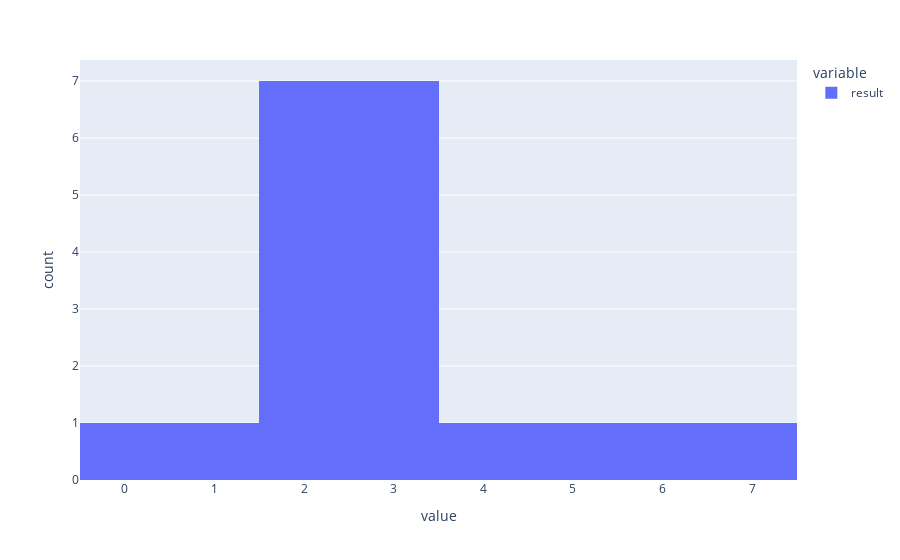

Write notebook code for a chart like this one.
### Markdown cell above
#### 3.- Calculate the frequency distribution and plot it. What is the relation between this plot and the plot above? Describe it with words.

### Code cell
# your code here
px.histogram(dice_df)

### Figure 1 — Plotly figure (JSON) as saved in the notebook; plotly's stock layout.template omitted (floating-point values rounded to 4 significant figures)
{"data": [{"alignmentgroup": "True", "bingroup": "x", "hovertemplate": "variable=result<br>value=%{x}<br>count=%{y}<extra></extra>", "legendgroup": "result", "marker": {"color": "#636efa", "pattern": {"shape": ""}}, "name": "result", "offsetgroup": "result", "orientation": "v", "showlegend": true, "type": "histogram", "x": [3, 2, 3, 2, 1, 2, 2, 2, 6, 5], "xaxis": "x", "yaxis": "y"}], "layout": {"barmode": "relative", "legend": {"title": {"text": "variable"}, "tracegroupgap": 0}, "margin": {"t": 60}, "xaxis": {"anchor": "y", "domain": [0, 1], "title": {"text": "value"}}, "yaxis": {"anchor": "x", "domain": [0, 1], "title": {"text": "count"}}}}
